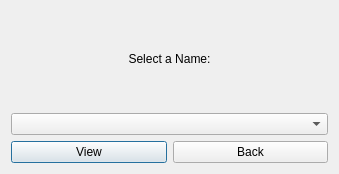
<?xml version="1.0" encoding="UTF-8"?>
<ui version="4.0">
 <class>ViewForm</class>
 <widget class="QDialog" name="ViewForm">
  <property name="geometry">
   <rect>
    <x>0</x>
    <y>0</y>
    <width>339</width>
    <height>174</height>
   </rect>
  </property>
  <property name="windowTitle">
   <string>Dialog</string>
  </property>
  <layout class="QVBoxLayout" name="verticalLayout">
   <item>
    <widget class="QLabel" name="label_select">
     <property name="text">
      <string>Select a Name:</string>
     </property>
     <property name="alignment">
      <set>Qt::AlignmentFlag::AlignCenter</set>
     </property>
    </widget>
   </item>
   <item>
    <widget class="QComboBox" name="comboBox_objects"/>
   </item>
   <item>
    <layout class="QHBoxLayout" name="horizontalLayout_2">
     <item>
      <widget class="QPushButton" name="pushButton_view">
       <property name="text">
        <string>View</string>
       </property>
      </widget>
     </item>
     <item>
      <widget class="QPushButton" name="pushButton_back">
       <property name="text">
        <string>Back</string>
       </property>
      </widget>
     </item>
    </layout>
   </item>
  </layout>
 </widget>
 <resources/>
 <connections/>
</ui>
